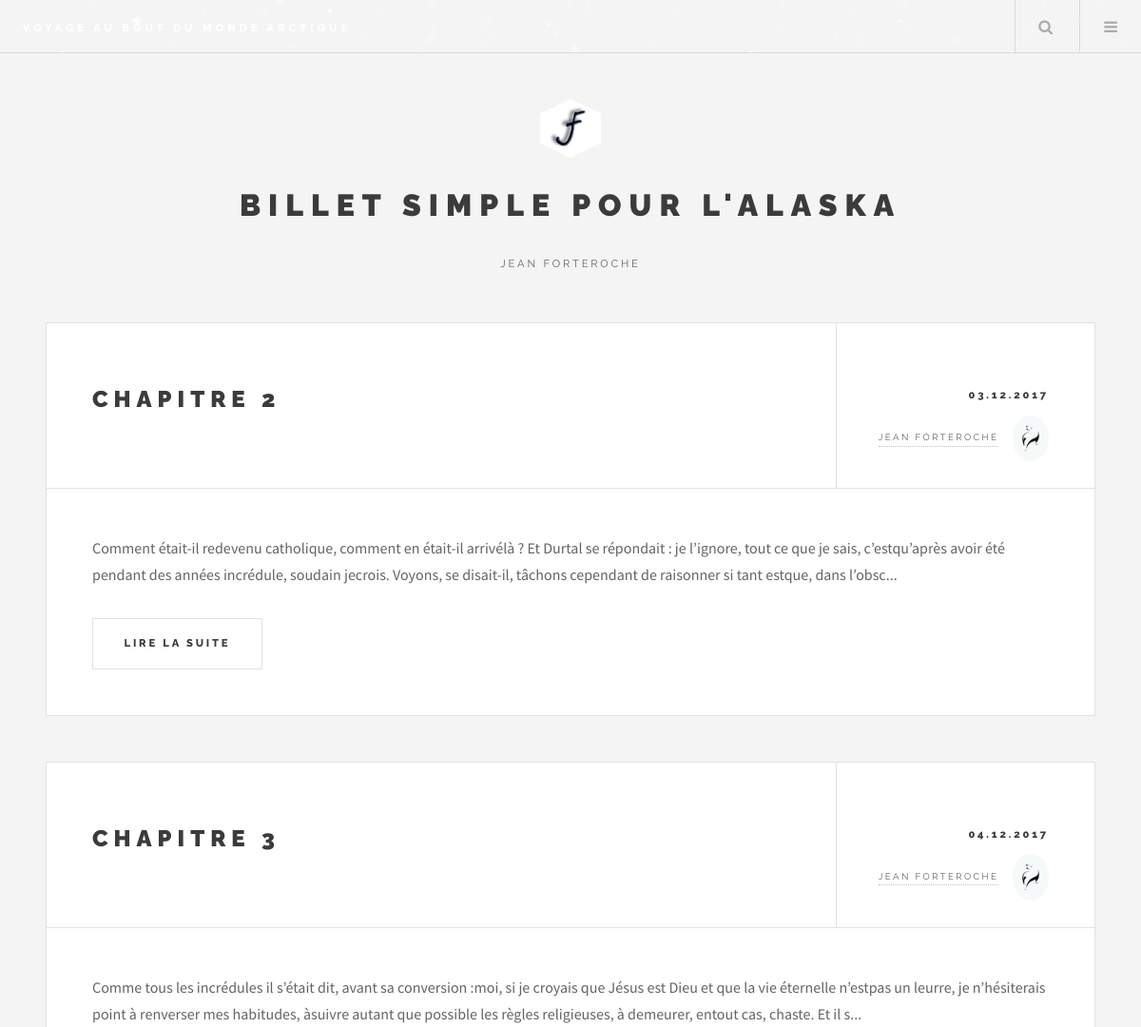
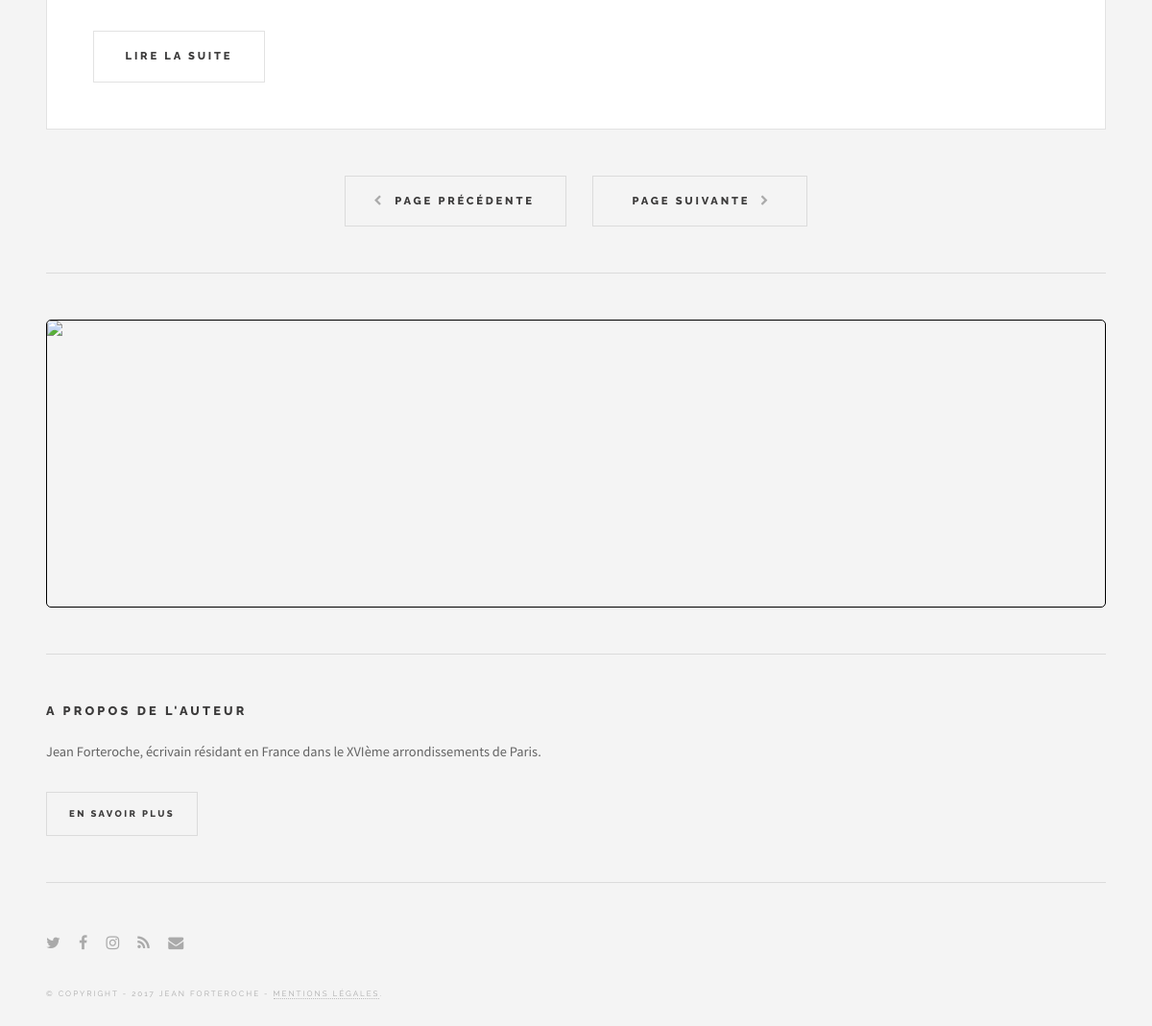
The page /index.php?frontend=listPosts&page=2 on the database its author committed (2 pictures, top to bottom).
### tables this page shows
CREATE TABLE `posts` (
  `id` int(11) NOT NULL,
  `title` varchar(255) NOT NULL,
  `content` text NOT NULL,
  `post_date` datetime NOT NULL
);

### models/Manager.php (called while the page is built)
<?php
class Manager
{
    protected function dbConnect()
    {
        try {
            $db = new PDO('mysql:host=localhost;dbname=projet_3;charset=utf8','root','Commercy1411');
            return $db;
        } catch (\Exception $e) {
            die('Erreur :' . $e->getMessage());
        }
    }
}

### models/PostManager.php (called while the page is built, shortened)
<?php
class PostManager extends Manager
{
    private $db;
    public function __construct()
    {
        $this->db = $this->dbConnect();
    }
    public function count()
    {
        return $this->db->query('SELECT COUNT(*) FROM posts')->fetchColumn();
    }
    public function pagination($start, $nbr)
    {
        $posts = [];
        $req = $this->db->prepare('SELECT id, title, content, DATE_FORMAT(post_date, \'%d.%m.%Y\')AS postDate FROM posts LIMIT :start, :nbr');
        $req->bindValue(':start', $start, \PDO::PARAM_INT);
        $req->bindValue(':nbr', $nbr, \PDO::PARAM_INT);
        if (!$req->execute()) {
            throw new \Exception('Impossible de sélectionner les articles pour la pagination.');
        } else {
            while ($data = $req->fetch(\PDO::FETCH_ASSOC)) {
                $posts[] = new Post($data);
            }
            return $posts;
        }
    }
}

### models/Hydrating.php (called while the page is built, shortened)
<?php
abstract class Hydrating
{
    public function hydrate(array $data)
    {
        foreach ($data as $key => $value) {
            $method = 'set' . ucfirst($key);
        }
    }
}

### models/Post.php (called while the page is built, shortened)
<?php
class Post extends Hydrating
{
    private $id;
    private $title;
    private $content;
    private $postDate;
    public function getId()
    {
        return $this->id;
    }
    public function setId($id)
    {
        $id = (int) $id;
        if ($id > 0) {
            $this->id = $id;
        }
    }
    public function getTitle()
    {
        return $this->title;
    }
    public function setTitle($title)
    {
        $title = (string) $title;
        $this->title = $title;
    }
    public function getContent()
    {
        return $this->content;
    }
    public function setContent($content)
    {
        $content = (string) htmlspecialchars_decode($content);
        $this->content = $content;
    }
    public function getPostDate()
    {
        return $this->postDate;
    }
    public function setPostDate($date)
    {
        $date = (string) $date;
        $this->postDate = $date;
    }
}

### views/frontend/home.php (the view, shortened to what this page needs)
<?php
include('views/template/header.php'); ?>
        <div id="main">
            <?php foreach($posts as $post) {  ;?>
                <article class="post">
                    <header>
                        <div class="title">
                            <h2><a href="index.php?page=<?= $currentPage ;?>&amp;frontend=post&amp;id=<?=$post->getId() ;?>"><?= $post->getTitle() ;?></a></h2>
                        </div>
                        <div class="meta">
                            <time class="published" datetime="2017-12-01"><?= $post->getPostDate(); ?></time>
                            <a class="author" href="#"><span class="name">Jean Forteroche</span><img src="public/images/polaricone.png" alt="auteur" /></a>
                        </div>
                    </header>
                    <p><?= substr($post->getContent(), 0, 300) . '...' ;?></p>
                    <footer>
                        <ul class="actions">
                            <li><a href="index.php?frontend=post&amp;page=<?= $currentPage ?>&amp;id=<?= $post->getId() ?>" class="button big">Lire la suite</a></li>
                        </ul>
                    </footer>
                </article>
                <?php } ;?>
            <ul class="actions pagination">
                <?php if($currentPage == 1) { ;?>
                    <li><a href="index.php?frontend=listPosts&amp;page=<?= $currentPage - 1 ?>" class="disabled button big previous">Page précédente</a></li>
                <?php } else { ;?>
                    <li><a href="index.php?frontend=listPosts&amp;page=<?= $currentPage - 1 ?>" class="button big previous">Page précédente</a></li>
                <?php } ;?>
                <?php if($currentPage == $nbrPage) { ;?>
                    <li><a href="index.php?frontend=listPosts&amp;page=<?= $currentPage + 1 ?>" class="disabled button big next">Page Suivante</a></li>
                <?php } else { ;?>
                    <li><a href="index.php?frontend=listPosts&amp;page=<?= $currentPage + 1 ?>" class="button big next">Page Suivante</a></li>
                <?php } ;?>
            </ul>
        </div>
        <section id="sidebar">
            <section id="intro">
                <a href="" class="logo"><img src="public/images/logoForteroche.png" alt="logo JF" /></a>
                <header>
                    <h2>Billet simple pour l'Alaska</h2>
                    <p>Jean Forteroche </p>
                </header>
            </section>
            <div>
                <div id="slider">
                    <figure>
                        <img class="imgHome" alt="Alaska " src="public/images/andrew-ly-152153.jpg"/>
                    </figure>
                </div>
            </div>
            <section class="blurb">
                <h2>A propos de l'auteur</h2>
                <p>Jean Forteroche, écrivain résidant en France dans le XVIème arrondissements de Paris.</p>
                <ul class="actions">
                    <li><a href="#" class="button">En savoir plus</a></li>
                </ul>
            </section>
            <section id="footer">
                <ul class="icons">
                    <li><a href="#" class="fa-twitter"><span class="label">Twitter</span></a></li>
                    <li><a href="#" class="fa-facebook"><span class="label">Facebook</span></a></li>
                    <li><a href="#" class="fa-instagram"><span class="label">Instagram</span></a></li>
                    <li><a href="#" class="fa-rss"><span class="label">RSS</span></a></li>
                    <li><a href="index.php?frontend=contactForm" class="fa-envelope"><span class="label">Email</span></a></li>
                </ul>
                <p class="copyright">&copy; Copyright - 2017 Jean Forteroche - <a href="#">mentions légales</a>.</p>
            </section>
        </section>
</body>
</html>

### public/css/style.css (style rules this page uses)
.imgHome { border: solid 1px black; border-radius: 5px 5px; height: 300px; width: auto; }
body { margin: 0; }
div#slider { overflow: hidden; }
div#slider figure img { width: 20%; float: left; }
div#slider figure { position: relative; width: 500%; margin: 0; left: 0; text-align: left; font-size: 0; animation: 30s slidy infinite; }

### rows shown on the page
posts: title "CHAPITRE 2", PostDate "03.12.2017", content "Comment était-il redevenu catholique, comment en était-il arrivélà ? Et Durtal se répondait : je l’ignore, tout ce que je sais, c’estqu’après avoir été pendant des années incrédule, soudain jecrois. Voyons, se disait-il, tâchons cependant de raisonner si tant estque, dans l’obsc"
posts: title "CHAPITRE 3", PostDate "04.12.2017", content "Comme tous les incrédules il s’était dit, avant sa conversion :moi, si je croyais que Jésus est Dieu et que la vie éternelle n’estpas un leurre, je n’hésiterais point à renverser mes habitudes, àsuivre autant que possible les règles religieuses, à demeurer, entout cas, chaste. Et il s"
